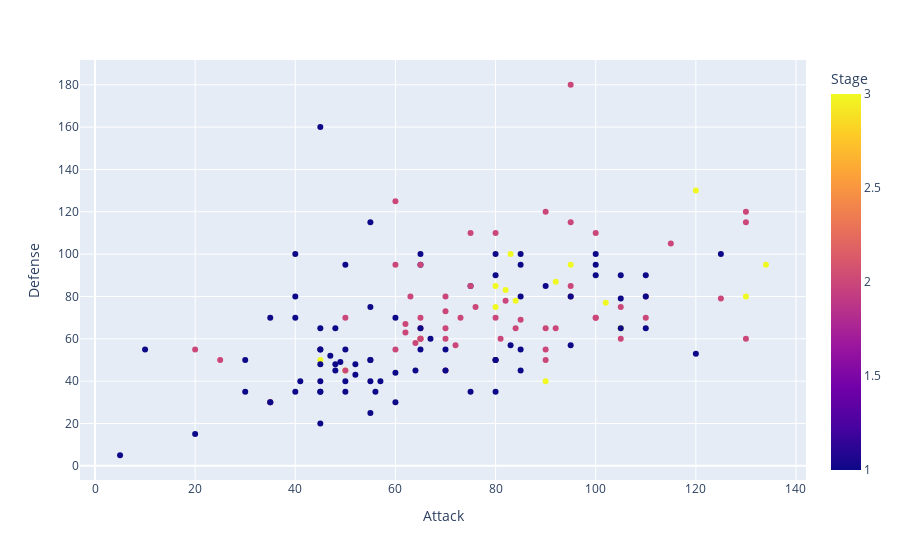

Here is the notebook cell this chart was saved with:
### Code cell
fig=px.scatter(df,x='Attack',y='Defense',color='Stage',hover_data=['Name'])
fig.show()

### Figure 1 — Plotly figure (JSON) as saved in the notebook; plotly's stock layout.template omitted (floating-point values rounded to 4 significant figures; data arrays with more than 128 entries replaced by an {"elided": "..."} marker saying what was removed)
{"data": [{"customdata": {"elided": "151x1 str values"}, "hovertemplate": "Attack=%{x}<br>Defense=%{y}<br>Name=%{customdata[0]}<br>Stage=%{marker.color}<extra></extra>", "legendgroup": "", "marker": {"color": {"elided": "151 int values"}, "coloraxis": "coloraxis", "symbol": "circle"}, "mode": "markers", "name": "", "orientation": "v", "showlegend": false, "type": "scatter", "x": {"elided": "151 int values"}, "xaxis": "x", "y": {"elided": "151 int values"}, "yaxis": "y"}], "layout": {"coloraxis": {"colorbar": {"title": {"text": "Stage"}}, "colorscale": [[0, "#0d0887"], [0.1111, "#46039f"], [0.2222, "#7201a8"], [0.3333, "#9c179e"], [0.4444, "#bd3786"], [0.5556, "#d8576b"], [0.6667, "#ed7953"], [0.7778, "#fb9f3a"], [0.8889, "#fdca26"], [1, "#f0f921"]]}, "legend": {"tracegroupgap": 0}, "margin": {"t": 60}, "xaxis": {"anchor": "y", "domain": [0, 1], "title": {"text": "Attack"}}, "yaxis": {"anchor": "x", "domain": [0, 1], "title": {"text": "Defense"}}}}
